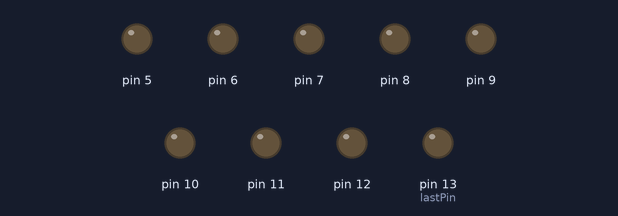
The sketch below on a simulated Arduino Uno, built with avr-gcc and run on an emulated ATmega328P. On the bench: output pins drawn as LEDs (lit = HIGH). Pins used as bus, display or sensor lines are not drawn.

Above: at 6.0 s.
At 17.1 s:
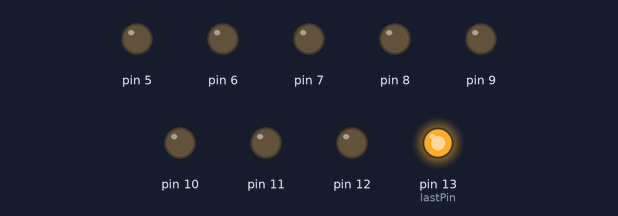
At 18.1 s:
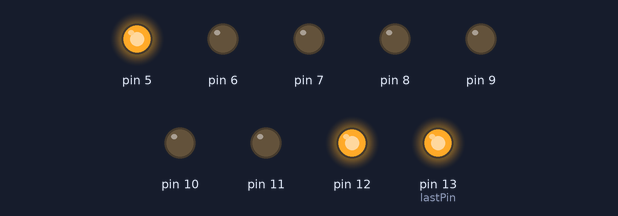
At 19.1 s:
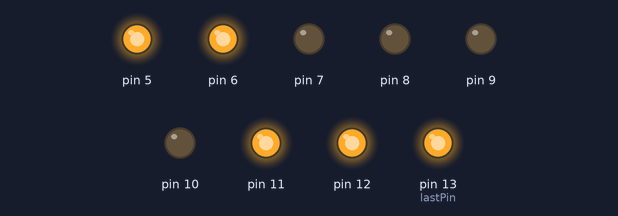
At 20.1 s:
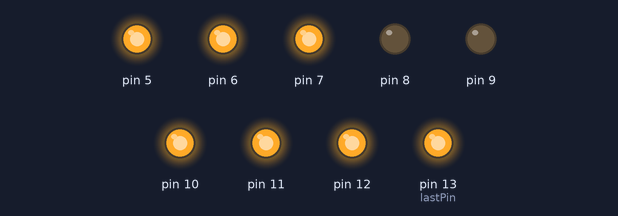
At 21.1 s:
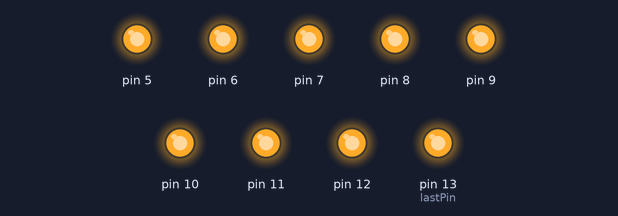
Timing chart, 0 to 40.0 s (numbered marks = the images above):
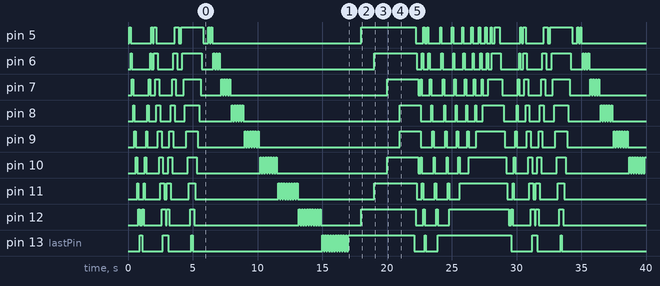

The sketch:

code.ino
```cpp
/* This program generates few LED blinking patterns using Arduino Uno
 *
 * Hardware Component :
 *      Arduino Uno
 *      Led Bargraph
 *
 * Circuit info:
 *      D4-D13 of Arduino Uno are connected to LEDs
 *
 * Author : IEEE Projects Bengaluru
 *
 * Contact us:
 *     Website: https://ieeeprojectsbengaluru.godaddysites.com/
 *     Youtube Channel: https://www.youtube.com/channel/UCKEkm5M_eVhb_NLZtv-M8MA
 *
 */

// Pins for declaring first and last pins of Arduino Uno
 const unsigned int firstPin = 4;
 const unsigned int lastPin = 13;

void setup()
{
  // Configure D4-D13 pins to OUTPUT mode
  for(int i=firstPin;i<=lastPin;i++)
  pinMode(i,OUTPUT);

}

void loop()
{
  pattern1();
  pattern2();
  pattern3();
  pattern4();
  pattern5();
  pattern6();
  pattern7();
}


void pattern1()
{
  // Generate pattern no 1
  for(int i=firstPin;i<=lastPin;i++)
  {
  digitalWrite(i,HIGH);  // Set the pin HIGH
  delay(100);           // Wait for a second
  digitalWrite(i,LOW); // Set the pin LOW
  }

  for(int i=lastPin;i>=firstPin;i--)
  {
  digitalWrite(i,HIGH); // Set the pin HIGH
  delay(100);          // Wait for a second
  digitalWrite(i,LOW);// Set the pin LOW
  }
}
void  pattern2()
{
  for(int i=firstPin;i<=lastPin;i++)
  {
  //  Set the pins
  digitalWrite(i,HIGH);
  digitalWrite(i+1,HIGH);
  digitalWrite(i+2,HIGH);
  delay(100);            // Wait for a second
  digitalWrite(i,LOW);
  digitalWrite(i+1,LOW);
  digitalWrite(i+2,LOW);

  }
  for(int i=lastPin;i>=firstPin;i--)
  {
  //  Set the pins
  digitalWrite(i,HIGH);
  digitalWrite(i-1,HIGH);
  digitalWrite(i-2,HIGH);
  delay(100);         // Wait for a second
  digitalWrite(i,LOW);
  digitalWrite(i-1,LOW);
  digitalWrite(i-2,LOW);

  }
}

void pattern3()
{
  //Generate pattern no 3
   for(int i=firstPin;i<=lastPin;i++)
   {
    digitalWrite(i,HIGH); //  Set the pin HIGH
     delay(100);    // Wait for a second
   }

   for(int i=lastPin;i>=firstPin;i--)
   {
    digitalWrite(i,LOW);
    delay(100);     // Wait for a second
   }
}

void pattern4()
{
  // Generate pattern no 4
 for(int i=firstPin;i<=lastPin;i++)
 {
  for(int j=1;j<=i-3 ;j++){
    digitalWrite(i,HIGH); //  Set the pin HIGH
    delay(100);           // Wait for a second
    digitalWrite(i,LOW);  //  Set the pin LOW
    delay(100);           // Wait for a second
  }
 }
}

void pattern5()
{
    // Pattern no 5
    int totalLEDPins = lastPin-firstPin+1; // this variable stores total number of led pin connected to ardunio
    int loopCount = totalLEDPins/2; //this variable stores half of the led pins which is required by the pattern

    for(int i=0;i<loopCount;i++)
    {
      // Set the pins
      digitalWrite(i+firstPin,HIGH);
      digitalWrite(lastPin-i,HIGH);
      delay(1000); // Wait for a second
    }
    }

void pattern6()
{
    // Pattern no 6
    int totalLEDPins = lastPin-firstPin+1; // this variable stores total number of led pin connected to Ardunio Uno
    int loopCount = totalLEDPins/2; //this variable stores half of the led pins which is required by the pattern

    for(int i=0;i<loopCount;i++)
    {
      // Set the pins
      digitalWrite(i+firstPin,HIGH);
      digitalWrite(lastPin-i,HIGH);
      delay(100);                   // Wait for a second
      digitalWrite(i+firstPin,LOW);
      digitalWrite(lastPin-i,LOW);
    }
    for(int i=loopCount;i>0;i--)
    {
      digitalWrite(i+firstPin-1,HIGH);
      digitalWrite(lastPin-i+1,HIGH);
      delay(100);                  // Wait for a second
      digitalWrite(i+firstPin-1,LOW);
      digitalWrite(lastPin-i+1,LOW);
    }
 }

void pattern7()
{
  // Pattern 7
  for(int i=lastPin;i>=firstPin;--i)
  {
    for(int j=firstPin;j<=i;++j){

      // Set the pins
      digitalWrite(j,HIGH);
      delay(100);          // Wait for a second
      digitalWrite(j,LOW);
    }
    digitalWrite(i,HIGH);
  }
}
```

Measured:
- by itself, pin 5: LOW → HIGH at 0.10 s, → LOW 0.10 s later, → HIGH 1.6 s later, → LOW 0.10 s later, … (48 changes in this stretch)
- by itself, pin 6: LOW → HIGH at 0.20 s, → LOW 0.10 s later, → HIGH 1.4 s later, → LOW 0.10 s later, … (50 changes in this stretch)
- by itself, pin 7: LOW → HIGH at 0.30 s, → LOW 0.10 s later, → HIGH 1.2 s later, → LOW 0.10 s later, … (52 changes in this stretch)
- by itself, pin 8: LOW → HIGH at 0.40 s, → LOW 0.10 s later, → HIGH 1.0 s later, → LOW 0.10 s later, … (52 changes in this stretch)
- by itself, pin 9: LOW → HIGH at 0.50 s, → LOW 0.10 s later, → HIGH 0.80 s later, → LOW 0.10 s later, … (54 changes in this stretch)
- by itself, pin 10: LOW → HIGH at 0.60 s, → LOW 0.10 s later, → HIGH 0.60 s later, → LOW 0.10 s later, … (57 changes in this stretch)
- by itself, pin 11: LOW → HIGH at 0.70 s, → LOW 0.10 s later, → HIGH 0.40 s later, → LOW 0.10 s later, … (44 changes in this stretch)
- by itself, pin 12: LOW → HIGH at 0.80 s, → LOW 0.10 s later, → HIGH 0.20 s later, → LOW 0.10 s later, … (44 changes in this stretch)
